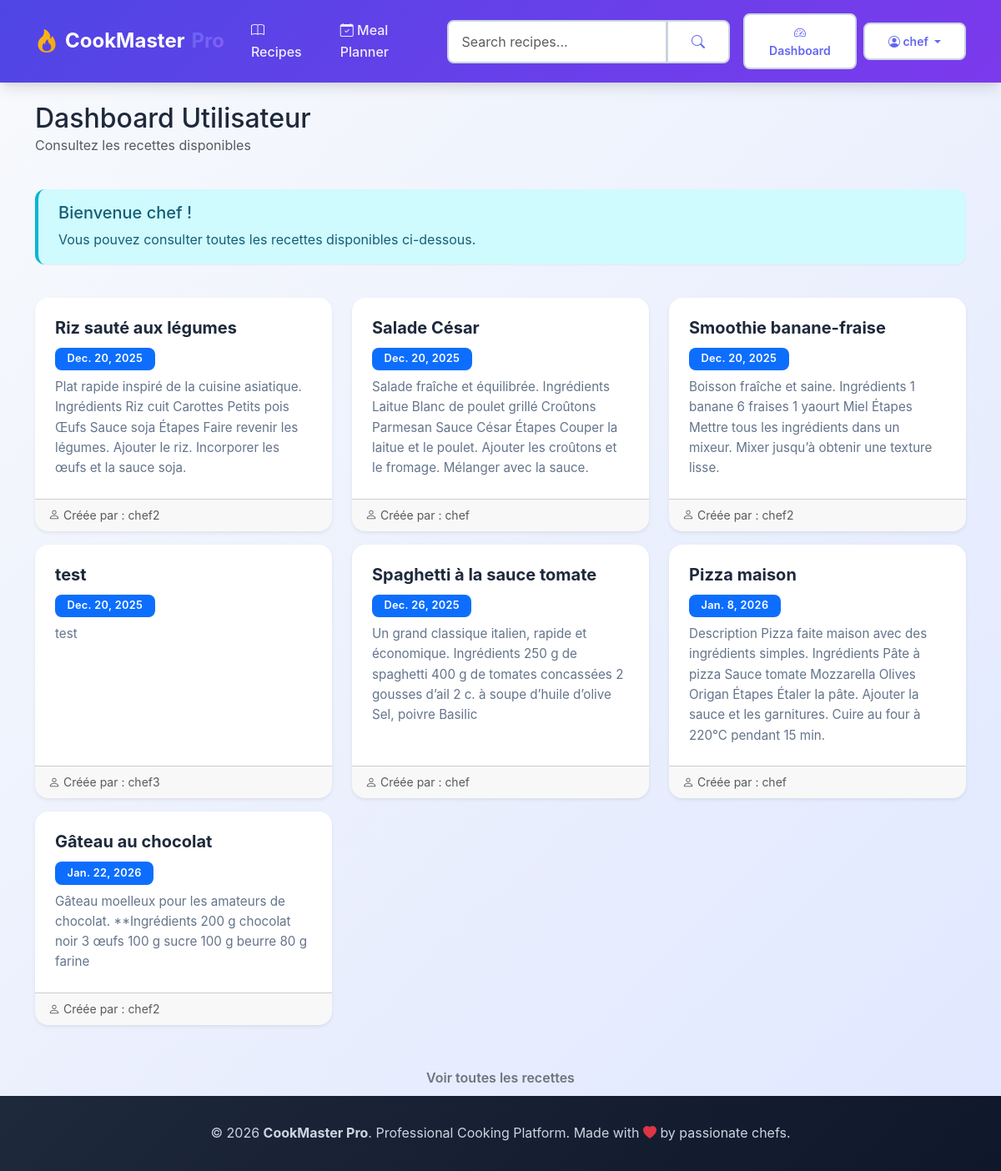
Page /dashboard/user/ (signed in) on the committed database.
### home/models.py (models this page shows, shortened)
class Recipe(models.Model):
    DIFFICULTY_CHOICES = [
        ('easy', 'Facile'),
        ('medium', 'Moyen'),
        ('hard', 'Difficile'),
    ]
    user = models.ForeignKey(User, on_delete=models.SET_NULL, null=True, blank=True)
    day = models.DateField(help_text="Date du repas")
    name = models.CharField(max_length=100)
    description = models.TextField()
    image = models.ImageField(upload_to='recipes/', null=True, blank=True, help_text="Recipe image")
    categories = models.ManyToManyField(Category, blank=True, related_name='recipes')
    difficulty = models.CharField(max_length=10, choices=DIFFICULTY_CHOICES, default='easy')
    preparation_time = models.PositiveIntegerField(help_text="Temps en minutes", default=30)
    servings = models.PositiveIntegerField(help_text="Nombre de personnes", default=2)
    calories = models.PositiveIntegerField(null=True, blank=True, help_text="Calories per serving")
    protein = models.DecimalField(max_digits=5, decimal_places=1, null=True, blank=True, help_text="Protein in grams")
    carbs = models.DecimalField(max_digits=5, decimal_places=1, null=True, blank=True, help_text="Carbohydrates in grams")
    fats = models.DecimalField(max_digits=5, decimal_places=1, null=True, blank=True, help_text="Fats in grams")
    created_at = models.DateTimeField(auto_now_add=True, null=True, blank=True)
    updated_at = models.DateTimeField(auto_now=True, null=True, blank=True)
    class Meta:
        ordering = ['-created_at']

### home/views.py (the view)
# urls.py: path('dashboard/user/', views.dashboard_user, name='dashboard_user'),
@login_required(login_url="login")
def dashboard_user(request):
    all_recipes = Recipe.objects.all().order_by("day", "name")
    context = {
        "recipes": all_recipes,
    }
    return render(request, "dashboards/dashboard_user.html", context)

### home/templatetags/user_tags.py (called while the page is built)
@register.simple_tag
def get_user_dashboard_url(user):
    if not user.is_authenticated:
        return None
    if user.is_superuser:
        return 'dashboard_admin'
    elif user.groups.filter(name='chef').exists():
        return 'dashboard_chef'
    else:
        return 'dashboard_user'

### templates/dashboards/dashboard_user.html (shortened to what this page needs)
{% extends 'base.html' %}
{% block content %}
<div class="row mb-4">
    <div class="col">
        <h2 class="mb-0">Dashboard Utilisateur</h2>
        <p class="text-muted">Consultez les recettes disponibles</p>
    </div>
</div>
<div class="row mb-4">
    <div class="col">
        <div class="alert alert-info" role="alert">
            <h5 class="alert-heading">Bienvenue {{ user.username }} !</h5>
            <p class="mb-0">Vous pouvez consulter toutes les recettes disponibles ci-dessous.</p>
        </div>
    </div>
</div>
<div class="row">
    {% if recipes %}
        {% for recipe in recipes %}
        <div class="col-md-4 mb-3">
            <div class="card h-100 shadow-sm">
                <div class="card-body">
                    <h5 class="card-title">{{ recipe.name }}</h5>
                    <h6 class="card-subtitle mb-2 text-muted">
                        <span class="badge bg-primary">{{ recipe.day }}</span>
                    </h6>
                    <p class="card-text">{{ recipe.description }}</p>
                </div>
                <div class="card-footer text-muted small">
                    <i class="bi bi-person"></i> Créée par : {{ recipe.user.username|default:"Inconnu" }}
                </div>
            </div>
        </div>
        {% endfor %}
    {% endif %}
</div>
{% if recipes %}
<div class="row mt-4">
    <div class="col text-center">
        <a href="{% url 'recipes' %}" class="btn btn-outline-secondary">
            Voir toutes les recettes
        </a>
    </div>
</div>
{% endif %}
{% endblock %}

### templates/base.html (shortened to what this page needs)
{% load static %}
<!DOCTYPE html>
<html lang="fr">
<head>
    <link href="https://cdn.jsdelivr.net/npm/bootstrap@5.3.3/dist/css/bootstrap.min.css" rel="stylesheet"
>
    <link rel="stylesheet" href="https://cdn.jsdelivr.net/npm/bootstrap-icons@1.11.3/font/bootstrap-icons.min.css">
    <link rel="stylesheet" href="{% static 'css/style.css' %}">
</head>
<body>
    <nav class="navbar navbar-expand-lg navbar-dark mb-4">
        <div class="container">
            <a class="navbar-brand" href="{% url 'recipes' %}">
                <i class="bi bi-fire"></i> CookMaster <span class="gradient-text">Pro</span>
            </a>
            <div class="collapse navbar-collapse" id="navbarContent">
                <ul class="navbar-nav me-auto mb-2 mb-lg-0">
                    <li class="nav-item">
                        <a class="nav-link" href="{% url 'recipes' %}">
                            <i class="bi bi-book"></i> Recipes
                        </a>
                    </li>
                    {% if user.is_authenticated %}
                    <li class="nav-item">
                        <a class="nav-link" href="{% url 'planner' %}">
                            <i class="bi bi-calendar-check"></i> Meal Planner
                        </a>
                    </li>
                    {% endif %}
                </ul>
                <form class="d-flex me-3" role="search" method="get" action="{% url 'recipes' %}">
                    <div class="input-group">
                        <input class="form-control" type="search" placeholder="Search recipes..." name="search"
                            value="{{ search_query }}">
                        <button class="btn btn-light" type="submit">
                            <i class="bi bi-search"></i>
                        </button>
                    </div>
                </form>
                <div class="d-flex align-items-center">
                    {% if user.is_authenticated %}
                    {% load user_tags %}
                    {% get_user_dashboard_url user as dashboard_url %}
                    {% if dashboard_url %}
                    <a class="btn btn-light btn-sm me-2" href="{% url dashboard_url %}">
                        <i class="bi bi-speedometer2"></i> Dashboard
                    </a>
                    {% endif %}
                    <div class="dropdown">
                        <button class="btn btn-light btn-sm dropdown-toggle" type="button" data-bs-toggle="dropdown">
                            <i class="bi bi-person-circle"></i> {{ user.username }}
                        </button>
                    </div>
                    {% endif %}
                </div>
            </div>
        </div>
    </nav>
    <main class="container">
        {% block content %}{% endblock %}
    </main>
    <footer class="mt-auto">
        <div class="container text-center">
            <p class="mb-0">
                &copy; 2026 <strong>CookMaster Pro</strong>. Professional Cooking Platform. Made with
                <i class="bi bi-heart-fill text-danger"></i> by passionate chefs.
            </p>
        </div>
    </footer>
</body>
</html>

### rows in the picture
Recipe: name "Riz sauté aux légumes", day "Dec. 20, 2025", description "Plat rapide inspiré de la cuisine asiatique. Ingrédients Riz cuit Carottes Petits pois Œufs Sauce soja Étapes Faire revenir les légumes. Ajouter le riz. Incorporer les œufs et la sauce soja.", user.username "chef2"
Recipe: name "Salade César", day "Dec. 20, 2025", description "Salade fraîche et équilibrée. Ingrédients Laitue Blanc de poulet grillé Croûtons Parmesan Sauce César Étapes Couper la laitue et le poulet. Ajouter les croûtons et le fromage. Mélanger avec la sauce.", user.username "chef"
Recipe: name "Smoothie banane-fraise", day "Dec. 20, 2025", description "Boisson fraîche et saine. Ingrédients 1 banane 6 fraises 1 yaourt Miel Étapes Mettre tous les ingrédients dans un mixeur. Mixer jusqu’à obtenir une texture lisse.", user.username "chef2"
Recipe: name "test", day "Dec. 20, 2025", description "test", user.username "chef3"
Recipe: name "Spaghetti à la sauce tomate", day "Dec. 26, 2025", description "Un grand classique italien, rapide et économique. Ingrédients 250 g de spaghetti 400 g de tomates concassées 2 gousses d’ail 2 c. à soupe d’huile d’olive Sel, poivre Basilic", user.username "chef"
Recipe: name "Pizza maison", day "Jan. 8, 2026", description "Description Pizza faite maison avec des ingrédients simples. Ingrédients Pâte à pizza Sauce tomate Mozzarella Olives Origan Étapes Étaler la pâte. Ajouter la sauce et les garnitures. Cuire au four à 220°C pendant 15 min.", user.username "chef"
Recipe: name "Gâteau au chocolat", day "Jan. 22, 2026", description "Gâteau moelleux pour les amateurs de chocolat. **Ingrédients 200 g chocolat noir 3 œufs 100 g sucre 100 g beurre 80 g farine", user.username "chef2"

### other values in the picture
{{ user.username }} "chef"
